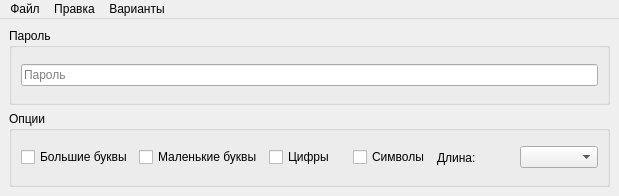
<?xml version="1.0" encoding="UTF-8"?>
<ui version="4.0">
 <class>MainWindow</class>
 <widget class="QMainWindow" name="MainWindow">
  <property name="geometry">
   <rect>
    <x>0</x>
    <y>0</y>
    <width>619</width>
    <height>196</height>
   </rect>
  </property>
  <property name="windowTitle">
   <string>MainWindow</string>
  </property>
  <widget class="QWidget" name="centralwidget">
   <layout class="QVBoxLayout" name="verticalLayout">
    <item>
     <widget class="QGroupBox" name="groupBox_2">
      <property name="title">
       <string notr="true">Пароль</string>
      </property>
      <layout class="QVBoxLayout" name="verticalLayout_2">
       <item>
        <widget class="QLineEdit" name="passwordEdit">
         <property name="focusPolicy">
          <enum>Qt::NoFocus</enum>
         </property>
         <property name="readOnly">
          <bool>true</bool>
         </property>
         <property name="placeholderText">
          <string notr="true">Пароль</string>
         </property>
        </widget>
       </item>
      </layout>
     </widget>
    </item>
    <item>
     <widget class="QGroupBox" name="groupBox">
      <property name="title">
       <string>Опции</string>
      </property>
      <layout class="QHBoxLayout" name="horizontalLayout">
       <item>
        <widget class="QCheckBox" name="upperCaseCheck">
         <property name="text">
          <string notr="true">Большие буквы</string>
         </property>
        </widget>
       </item>
       <item>
        <widget class="QCheckBox" name="lowerCaseCheck">
         <property name="text">
          <string notr="true">Маленькие буквы</string>
         </property>
        </widget>
       </item>
       <item>
        <widget class="QCheckBox" name="digitsCheck">
         <property name="text">
          <string notr="true">Цифры</string>
         </property>
        </widget>
       </item>
       <item>
        <widget class="QCheckBox" name="symbolsCheck">
         <property name="text">
          <string notr="true">Символы</string>
         </property>
        </widget>
       </item>
       <item>
        <widget class="QLabel" name="label">
         <property name="text">
          <string notr="true">Длина:</string>
         </property>
        </widget>
       </item>
       <item>
        <widget class="QComboBox" name="lengthComboBox"/>
       </item>
      </layout>
     </widget>
    </item>
   </layout>
  </widget>
  <widget class="QMenuBar" name="menubar">
   <property name="geometry">
    <rect>
     <x>0</x>
     <y>0</y>
     <width>619</width>
     <height>30</height>
    </rect>
   </property>
   <widget class="QMenu" name="menuFile">
    <property name="title">
     <string notr="true">Файл</string>
    </property>
    <addaction name="actionGenerate"/>
    <addaction name="separator"/>
    <addaction name="actionExit"/>
   </widget>
   <widget class="QMenu" name="menuVariants">
    <property name="title">
     <string notr="true">Варианты</string>
    </property>
    <addaction name="actionMedium_Password"/>
    <addaction name="actionLong_Password"/>
    <addaction name="separator"/>
    <addaction name="actionUNIX"/>
    <addaction name="actionPIN"/>
   </widget>
   <widget class="QMenu" name="menuEdit">
    <property name="title">
     <string notr="true">Правка</string>
    </property>
    <addaction name="actionCopy"/>
   </widget>
   <addaction name="menuFile"/>
   <addaction name="menuEdit"/>
   <addaction name="menuVariants"/>
  </widget>
  <action name="actionGenerate">
   <property name="text">
    <string notr="true">Генерировать</string>
   </property>
   <property name="shortcut">
    <string>Ctrl+G</string>
   </property>
  </action>
  <action name="actionExit">
   <property name="text">
    <string notr="true">Выход</string>
   </property>
  </action>
  <action name="actionMedium_Password">
   <property name="text">
    <string notr="true">Средний</string>
   </property>
   <property name="shortcut">
    <string>Ctrl+M</string>
   </property>
  </action>
  <action name="actionLong_Password">
   <property name="text">
    <string notr="true">Длинный</string>
   </property>
   <property name="shortcut">
    <string>Ctrl+L</string>
   </property>
  </action>
  <action name="actionUNIX">
   <property name="text">
    <string>UNIX</string>
   </property>
   <property name="shortcut">
    <string>Ctrl+U</string>
   </property>
  </action>
  <action name="actionPIN">
   <property name="text">
    <string>PIN</string>
   </property>
   <property name="shortcut">
    <string>Ctrl+P</string>
   </property>
  </action>
  <action name="actionCopy">
   <property name="text">
    <string notr="true">Копировать</string>
   </property>
   <property name="shortcut">
    <string>Ctrl+C</string>
   </property>
  </action>
 </widget>
 <resources/>
 <connections/>
</ui>
